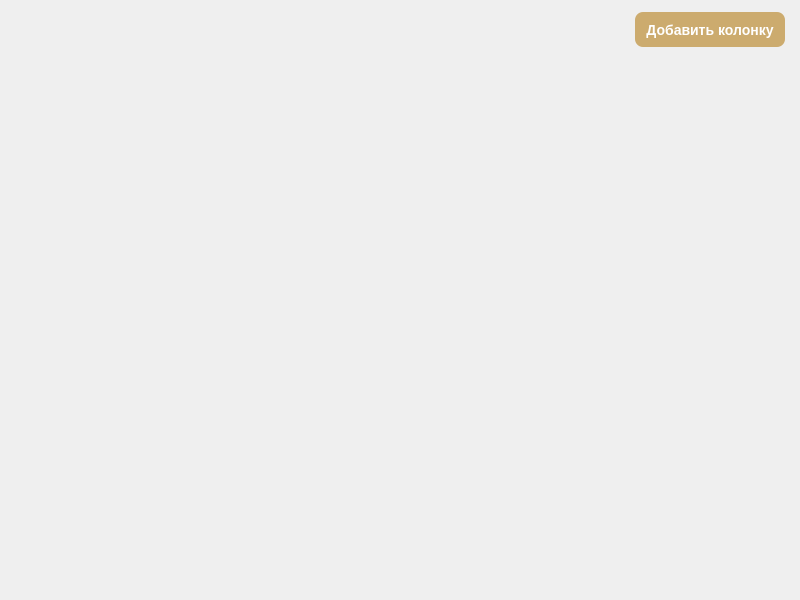
<?xml version="1.0" encoding="UTF-8"?>
<ui version="4.0">
 <class>ColumnsTab</class>
 <widget class="QWidget" name="ColumnsTab">
  <property name="geometry">
   <rect>
    <x>0</x>
    <y>0</y>
    <width>800</width>
    <height>600</height>
   </rect>
  </property>
  <layout class="QVBoxLayout" name="verticalLayout">
   <property name="leftMargin">
    <number>0</number>
   </property>
   <property name="topMargin">
    <number>0</number>
   </property>
   <property name="rightMargin">
    <number>0</number>
   </property>
   <property name="bottomMargin">
    <number>0</number>
   </property>
   <item>
    <widget class="QFrame" name="toolsFrame">
     <property name="minimumSize">
      <size>
       <width>0</width>
       <height>60</height>
      </size>
     </property>
     <property name="maximumSize">
      <size>
       <width>16777215</width>
       <height>60</height>
      </size>
     </property>
     <property name="styleSheet">
      <string notr="true">QFrame#toolsFrame {
    background-color: transparent;
	border: none;
}</string>
     </property>
     <layout class="QHBoxLayout" name="toolsLayout">
      <property name="spacing">
       <number>10</number>
      </property>
      <property name="leftMargin">
       <number>15</number>
      </property>
      <property name="topMargin">
       <number>0</number>
      </property>
      <property name="rightMargin">
       <number>15</number>
      </property>
      <property name="bottomMargin">
       <number>0</number>
      </property>
      <item>
       <spacer name="horizontalSpacer">
        <property name="orientation">
         <enum>Qt::Orientation::Horizontal</enum>
        </property>
        <property name="sizeHint" stdset="0">
         <size>
          <width>40</width>
          <height>20</height>
         </size>
        </property>
       </spacer>
      </item>
      <item>
       <widget class="QPushButton" name="btnAddColumn">
        <property name="minimumSize">
         <size>
          <width>150</width>
          <height>35</height>
         </size>
        </property>
        <property name="maximumSize">
         <size>
          <width>150</width>
          <height>35</height>
         </size>
        </property>
        <property name="styleSheet">
         <string notr="true">QPushButton {
    background-color: #ccab6e;
    color: white;
    font-size: 14px;
    border-radius: 8px;
    font-weight: bold;
    border: none;
    padding: 0px;
    min-height: 35px;
    max-height: 35px;
}

QPushButton:hover {
    background-color: #998664;
}

QPushButton:pressed {
    background-color: #7a6a50;
}</string>
        </property>
        <property name="text">
         <string>Добавить колонку</string>
        </property>
       </widget>
      </item>
     </layout>
    </widget>
   </item>
   <item>
    <widget class="QScrollArea" name="scrollArea">
     <property name="frameShape">
      <enum>QFrame::Shape::NoFrame</enum>
     </property>
     <property name="widgetResizable">
      <bool>true</bool>
     </property>
     <widget class="QWidget" name="scrollAreaWidgetContents">
      <property name="geometry">
       <rect>
        <x>0</x>
        <y>0</y>
        <width>800</width>
        <height>534</height>
       </rect>
      </property>
      <layout class="QGridLayout" name="cardsGridLayout" columnstretch="0">
       <property name="leftMargin">
        <number>15</number>
       </property>
       <property name="topMargin">
        <number>15</number>
       </property>
       <property name="rightMargin">
        <number>15</number>
       </property>
       <property name="bottomMargin">
        <number>15</number>
       </property>
       <property name="spacing">
        <number>15</number>
       </property>
      </layout>
     </widget>
    </widget>
   </item>
  </layout>
 </widget>
 <resources/>
 <connections/>
</ui>
